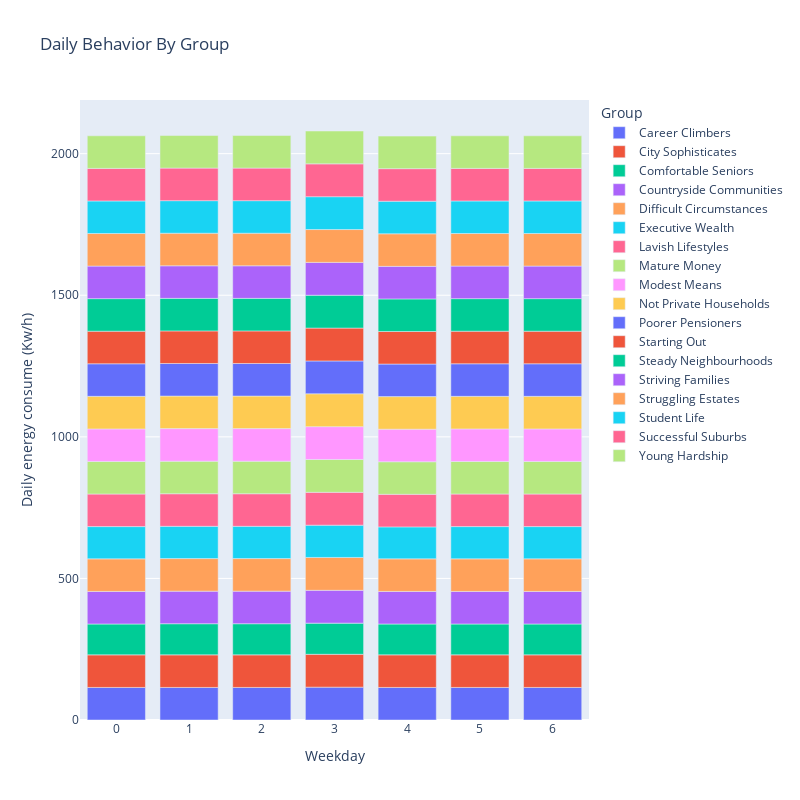

The cell this chart's notebook holds for it:
### Markdown cell above
Plots tab 2

### Code cell
#Daily Behavior By Group

cross_tab_prob = pd.crosstab(index=daily_consumption_group['weekday'], columns=daily_consumption_group['acorn_group_detail'])
fig= px.bar(cross_tab_prob, title="Daily Behavior By Group",
            labels={'value':'Daily energy consume (Kw/h)','weekday':'Weekday','acorn_group_detail':'Group'},
            width=800,##size
            height=800)
fig.show()

### Figure 1 — Plotly figure (JSON) as saved in the notebook; plotly's stock layout.template omitted (floating-point values rounded to 4 significant figures)
{"data": [{"alignmentgroup": "True", "hovertemplate": "Group=Career Climbers<br>Weekday=%{x}<br>Daily energy consume (Kw/h)=%{y}<extra></extra>", "legendgroup": "Career Climbers", "marker": {"color": "#636efa", "pattern": {"shape": ""}}, "name": "Career Climbers", "offsetgroup": "Career Climbers", "orientation": "v", "showlegend": true, "textposition": "auto", "type": "bar", "x": [0, 1, 2, 3, 4, 5, 6], "xaxis": "x", "y": [115, 115, 115, 116, 115, 115, 115], "yaxis": "y"}, {"alignmentgroup": "True", "hovertemplate": "Group=City Sophisticates<br>Weekday=%{x}<br>Daily energy consume (Kw/h)=%{y}<extra></extra>", "legendgroup": "City Sophisticates", "marker": {"color": "#EF553B", "pattern": {"shape": ""}}, "name": "City Sophisticates", "offsetgroup": "City Sophisticates", "orientation": "v", "showlegend": true, "textposition": "auto", "type": "bar", "x": [0, 1, 2, 3, 4, 5, 6], "xaxis": "x", "y": [115, 115, 115, 116, 115, 115, 115], "yaxis": "y"}, {"alignmentgroup": "True", "hovertemplate": "Group=Comfortable Seniors<br>Weekday=%{x}<br>Daily energy consume (Kw/h)=%{y}<extra></extra>", "legendgroup": "Comfortable Seniors", "marker": {"color": "#00cc96", "pattern": {"shape": ""}}, "name": "Comfortable Seniors", "offsetgroup": "Comfortable Seniors", "orientation": "v", "showlegend": true, "textposition": "auto", "type": "bar", "x": [0, 1, 2, 3, 4, 5, 6], "xaxis": "x", "y": [109, 110, 110, 110, 109, 109, 109], "yaxis": "y"}, {"alignmentgroup": "True", "hovertemplate": "Group=Countryside Communities<br>Weekday=%{x}<br>Daily energy consume (Kw/h)=%{y}<extra></extra>", "legendgroup": "Countryside Communities", "marker": {"color": "#ab63fa", "pattern": {"shape": ""}}, "name": "Countryside Communities", "offsetgroup": "Countryside Communities", "orientation": "v", "showlegend": true, "textposition": "auto", "type": "bar", "x": [0, 1, 2, 3, 4, 5, 6], "xaxis": "x", "y": [115, 115, 115, 116, 115, 115, 115], "yaxis": "y"}, {"alignmentgroup": "True", "hovertemplate": "Group=Difficult Circumstances<br>Weekday=%{x}<br>Daily energy consume (Kw/h)=%{y}<extra></extra>", "legendgroup": "Difficult Circumstances", "marker": {"color": "#FFA15A", "pattern": {"shape": ""}}, "name": "Difficult Circumstances", "offsetgroup": "Difficult Circumstances", "orientation": "v", "showlegend": true, "textposition": "auto", "type": "bar", "x": [0, 1, 2, 3, 4, 5, 6], "xaxis": "x", "y": [115, 115, 115, 116, 115, 115, 115], "yaxis": "y"}, {"alignmentgroup": "True", "hovertemplate": "Group=Executive Wealth<br>Weekday=%{x}<br>Daily energy consume (Kw/h)=%{y}<extra></extra>", "legendgroup": "Executive Wealth", "marker": {"color": "#19d3f3", "pattern": {"shape": ""}}, "name": "Executive Wealth", "offsetgroup": "Executive Wealth", "orientation": "v", "showlegend": true, "textposition": "auto", "type": "bar", "x": [0, 1, 2, 3, 4, 5, 6], "xaxis": "x", "y": [114, 114, 114, 114, 113, 114, 114], "yaxis": "y"}, {"alignmentgroup": "True", "hovertemplate": "Group=Lavish Lifestyles<br>Weekday=%{x}<br>Daily energy consume (Kw/h)=%{y}<extra></extra>", "legendgroup": "Lavish Lifestyles", "marker": {"color": "#FF6692", "pattern": {"shape": ""}}, "name": "Lavish Lifestyles", "offsetgroup": "Lavish Lifestyles", "orientation": "v", "showlegend": true, "textposition": "auto", "type": "bar", "x": [0, 1, 2, 3, 4, 5, 6], "xaxis": "x", "y": [115, 115, 115, 116, 115, 115, 115], "yaxis": "y"}, {"alignmentgroup": "True", "hovertemplate": "Group=Mature Money<br>Weekday=%{x}<br>Daily energy consume (Kw/h)=%{y}<extra></extra>", "legendgroup": "Mature Money", "marker": {"color": "#B6E880", "pattern": {"shape": ""}}, "name": "Mature Money", "offsetgroup": "Mature Money", "orientation": "v", "showlegend": true, "textposition": "auto", "type": "bar", "x": [0, 1, 2, 3, 4, 5, 6], "xaxis": "x", "y": [115, 115, 115, 116, 115, 115, 115], "yaxis": "y"}, {"alignmentgroup": "True", "hovertemplate": "Group=Modest Means<br>Weekday=%{x}<br>Daily energy consume (Kw/h)=%{y}<extra></extra>", "legendgroup": "Modest Means", "marker": {"color": "#FF97FF", "pattern": {"shape": ""}}, "name": "Modest Means", "offsetgroup": "Modest Means", "orientation": "v", "showlegend": true, "textposition": "auto", "type": "bar", "x": [0, 1, 2, 3, 4, 5, 6], "xaxis": "x", "y": [115, 115, 115, 116, 115, 115, 115], "yaxis": "y"}, {"alignmentgroup": "True", "hovertemplate": "Group=Not Private Households<br>Weekday=%{x}<br>Daily energy consume (Kw/h)=%{y}<extra></extra>", "legendgroup": "Not Private Households", "marker": {"color": "#FECB52", "pattern": {"shape": ""}}, "name": "Not Private Households", "offsetgroup": "Not Private Households", "orientation": "v", "showlegend": true, "textposition": "auto", "type": "bar", "x": [0, 1, 2, 3, 4, 5, 6], "xaxis": "x", "y": [115, 115, 115, 116, 115, 115, 115], "yaxis": "y"}, {"alignmentgroup": "True", "hovertemplate": "Group=Poorer Pensioners<br>Weekday=%{x}<br>Daily energy consume (Kw/h)=%{y}<extra></extra>", "legendgroup": "Poorer Pensioners", "marker": {"color": "#636efa", "pattern": {"shape": ""}}, "name": "Poorer Pensioners", "offsetgroup": "Poorer Pensioners", "orientation": "v", "showlegend": true, "textposition": "auto", "type": "bar", "x": [0, 1, 2, 3, 4, 5, 6], "xaxis": "x", "y": [115, 115, 115, 116, 115, 115, 115], "yaxis": "y"}, {"alignmentgroup": "True", "hovertemplate": "Group=Starting Out<br>Weekday=%{x}<br>Daily energy consume (Kw/h)=%{y}<extra></extra>", "legendgroup": "Starting Out", "marker": {"color": "#EF553B", "pattern": {"shape": ""}}, "name": "Starting Out", "offsetgroup": "Starting Out", "orientation": "v", "showlegend": true, "textposition": "auto", "type": "bar", "x": [0, 1, 2, 3, 4, 5, 6], "xaxis": "x", "y": [115, 115, 115, 116, 115, 115, 115], "yaxis": "y"}, {"alignmentgroup": "True", "hovertemplate": "Group=Steady Neighbourhoods <br>Weekday=%{x}<br>Daily energy consume (Kw/h)=%{y}<extra></extra>", "legendgroup": "Steady Neighbourhoods ", "marker": {"color": "#00cc96", "pattern": {"shape": ""}}, "name": "Steady Neighbourhoods ", "offsetgroup": "Steady Neighbourhoods ", "orientation": "v", "showlegend": true, "textposition": "auto", "type": "bar", "x": [0, 1, 2, 3, 4, 5, 6], "xaxis": "x", "y": [115, 115, 115, 116, 115, 115, 115], "yaxis": "y"}, {"alignmentgroup": "True", "hovertemplate": "Group=Striving Families<br>Weekday=%{x}<br>Daily energy consume (Kw/h)=%{y}<extra></extra>", "legendgroup": "Striving Families", "marker": {"color": "#ab63fa", "pattern": {"shape": ""}}, "name": "Striving Families", "offsetgroup": "Striving Families", "orientation": "v", "showlegend": true, "textposition": "auto", "type": "bar", "x": [0, 1, 2, 3, 4, 5, 6], "xaxis": "x", "y": [115, 115, 115, 116, 115, 115, 115], "yaxis": "y"}, {"alignmentgroup": "True", "hovertemplate": "Group=Struggling Estates<br>Weekday=%{x}<br>Daily energy consume (Kw/h)=%{y}<extra></extra>", "legendgroup": "Struggling Estates", "marker": {"color": "#FFA15A", "pattern": {"shape": ""}}, "name": "Struggling Estates", "offsetgroup": "Struggling Estates", "orientation": "v", "showlegend": true, "textposition": "auto", "type": "bar", "x": [0, 1, 2, 3, 4, 5, 6], "xaxis": "x", "y": [115, 115, 115, 116, 115, 115, 115], "yaxis": "y"}, {"alignmentgroup": "True", "hovertemplate": "Group=Student Life<br>Weekday=%{x}<br>Daily energy consume (Kw/h)=%{y}<extra></extra>", "legendgroup": "Student Life", "marker": {"color": "#19d3f3", "pattern": {"shape": ""}}, "name": "Student Life", "offsetgroup": "Student Life", "orientation": "v", "showlegend": true, "textposition": "auto", "type": "bar", "x": [0, 1, 2, 3, 4, 5, 6], "xaxis": "x", "y": [115, 115, 115, 116, 115, 115, 115], "yaxis": "y"}, {"alignmentgroup": "True", "hovertemplate": "Group=Successful Suburbs<br>Weekday=%{x}<br>Daily energy consume (Kw/h)=%{y}<extra></extra>", "legendgroup": "Successful Suburbs", "marker": {"color": "#FF6692", "pattern": {"shape": ""}}, "name": "Successful Suburbs", "offsetgroup": "Successful Suburbs", "orientation": "v", "showlegend": true, "textposition": "auto", "type": "bar", "x": [0, 1, 2, 3, 4, 5, 6], "xaxis": "x", "y": [115, 115, 115, 116, 115, 115, 115], "yaxis": "y"}, {"alignmentgroup": "True", "hovertemplate": "Group=Young Hardship<br>Weekday=%{x}<br>Daily energy consume (Kw/h)=%{y}<extra></extra>", "legendgroup": "Young Hardship", "marker": {"color": "#B6E880", "pattern": {"shape": ""}}, "name": "Young Hardship", "offsetgroup": "Young Hardship", "orientation": "v", "showlegend": true, "textposition": "auto", "type": "bar", "x": [0, 1, 2, 3, 4, 5, 6], "xaxis": "x", "y": [115, 115, 115, 116, 115, 115, 115], "yaxis": "y"}], "layout": {"barmode": "relative", "height": 800, "legend": {"title": {"text": "Group"}, "tracegroupgap": 0}, "title": {"text": "Daily Behavior By Group"}, "width": 800, "xaxis": {"anchor": "y", "domain": [0, 1], "title": {"text": "Weekday"}}, "yaxis": {"anchor": "x", "domain": [0, 1], "title": {"text": "Daily energy consume (Kw/h)"}}}}
